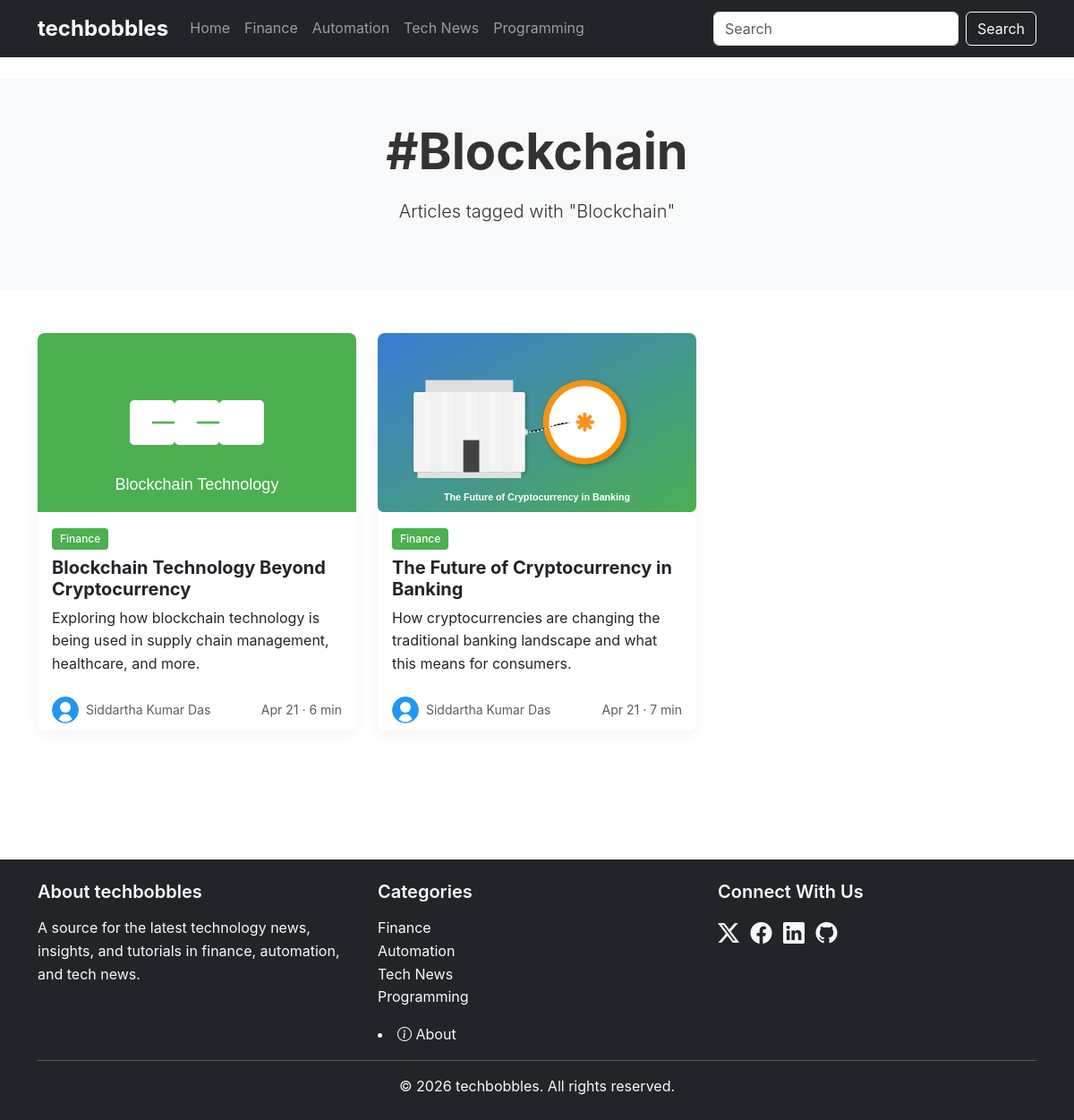
Page /topic/blockchain on the committed database.
### app.py (models this page shows)
class Category(db.Model):
    id = db.Column(db.Integer, primary_key=True)
    name = db.Column(db.String(50), nullable=False)
    slug = db.Column(db.String(50), unique=True, nullable=False)
    description = db.Column(db.String(200))
    color = db.Column(db.String(20))
    posts = db.relationship('Post', backref='category', lazy=True)

class Topic(db.Model):
    id = db.Column(db.Integer, primary_key=True)
    name = db.Column(db.String(50), nullable=False)
    slug = db.Column(db.String(50), unique=True, nullable=False)

class Post(db.Model):
    id = db.Column(db.Integer, primary_key=True)
    title = db.Column(db.String(200), nullable=False)
    slug = db.Column(db.String(200), unique=True, nullable=False)
    excerpt = db.Column(db.Text, nullable=False)
    content = db.Column(db.Text, nullable=False)
    publish_date = db.Column(db.DateTime, nullable=False, default=datetime.utcnow)
    read_time = db.Column(db.Integer, default=5)
    featured = db.Column(db.Boolean, default=False)
    featured_image = db.Column(db.String(200))
    category_id = db.Column(db.Integer, db.ForeignKey('category.id'), nullable=False)
    author_id = db.Column(db.Integer, db.ForeignKey('author.id'), nullable=False)
    topics = db.relationship('Topic', secondary='post_topics', backref=db.backref('posts', lazy='dynamic'))

class Author(db.Model):
    id = db.Column(db.Integer, primary_key=True)
    name = db.Column(db.String(100), nullable=False)
    email = db.Column(db.String(100), unique=True, nullable=False)
    bio = db.Column(db.Text)
    avatar = db.Column(db.String(200))
    posts = db.relationship('Post', backref='author', lazy=True)

### app.py (the view)
@app.route('/topic/<slug>')
def topic(slug):
    topic = Topic.query.filter_by(slug=slug).first_or_404()
    posts = topic.posts.order_by(Post.publish_date.desc()).all()
    return render_template('topic.html',
                           topic=topic,
                           posts=posts)

### app.py (called while the page is built)
@app.context_processor
def inject_now():
    return {'now': datetime.utcnow()}

@app.context_processor
def inject_categories():
    return {'categories': Category.query.all()}

### templates/topic.html (shortened to what this page needs)
{% extends 'base.html' %}
{% block content %}
<section class="py-5 bg-light">
    <div class="container">
        <div class="row justify-content-center">
            <div class="col-md-8 text-center">
                <h1 class="display-4 fw-bold mb-3">#{{ topic.name }}</h1>
                <p class="lead mb-4">Articles tagged with "{{ topic.name }}"</p>
            </div>
        </div>
    </div>
</section>
<section class="py-5">
    <div class="container">
        <div class="row">
            {% for post in posts %}
            <div class="col-md-6 col-lg-4 mb-4">
                <div class="card post-card h-100">
                    <img src="{{ post.featured_image }}" class="card-img-top" alt="{{ post.title }}">
                    <div class="card-body">
                        <div class="mb-2">
                            <span class="badge" style="background-color: {{ post.category.color }}">{{ post.category.name }}</span>
                        </div>
                        <h5 class="card-title">{{ post.title }}</h5>
                        <p class="card-text">{{ post.excerpt | truncate(120) }}</p>
                    </div>
                    <div class="card-footer bg-white border-0">
                        <div class="d-flex justify-content-between align-items-center">
                            <div class="d-flex align-items-center">
                                <img src="{{ post.author.avatar }}" alt="{{ post.author.name }}" class="rounded-circle me-2" width="30" height="30">
                                <small class="text-muted">{{ post.author.name }}</small>
                            </div>
                            <small class="text-muted">{{ post.publish_date.strftime('%b %d') }} · {{ post.read_time }} min</small>
                        </div>
                    </div>
                </div>
            </div>
            {% endfor %}
        </div>
    </div>
</section>
{% endblock %}

### templates/base.html (shortened to what this page needs)
<!DOCTYPE html>
<html lang="en">
<head>
    <link href="https://cdn.jsdelivr.net/npm/bootstrap@5.3.2/dist/css/bootstrap.min.css" rel="stylesheet">
    <link rel="stylesheet" href="https://cdn.jsdelivr.net/npm/bootstrap-icons@1.11.0/font/bootstrap-icons.css">
    <link rel="stylesheet" href="{{ url_for('static', filename='css/styles.css') }}">
</head>
<body>
    <header class="site-header">
        <nav class="navbar navbar-expand-lg navbar-dark bg-dark">
            <div class="container">
                <a class="navbar-brand" href="{{ url_for('home') }}">techbobbles</a>
                <div class="collapse navbar-collapse" id="navbarNav">
                    <ul class="navbar-nav me-auto">
                        <li class="nav-item">
                            <a class="nav-link" href="{{ url_for('home') }}">Home</a>
                        </li>
                        {% for cat in categories %}
                        <li class="nav-item">
                            <a class="nav-link" href="{{ url_for('category', slug=cat.slug) }}">{{ cat.name }}</a>
                        </li>
                        {% endfor %}
                    </ul>
                    <form class="d-flex" role="search" method="get" action="{{ url_for('search') }}">
                        <input class="form-control me-2" type="search" name="q" placeholder="Search" required>
                        <button class="btn btn-outline-light" type="submit">Search</button>
                    </form>
                </div>
            </div>
        </nav>
    </header>
    <main class="py-4">
        {% block content %}{% endblock %}
    </main>
    <footer class="bg-dark text-light py-4 mt-5">
        <div class="container">
            <div class="row">
                <div class="col-md-4">
                    <h5>About techbobbles</h5>
                    <p>A source for the latest technology news, insights, and tutorials in finance, automation, and tech news.</p>
                </div>
                <div class="col-md-4">
                    <h5>Categories</h5>
                    <ul class="list-unstyled">
                        {% for cat in categories %}
                        <li><a href="{{ url_for('category', slug=cat.slug) }}" class="text-light">{{ cat.name }}</a></li>
                        {% endfor %}
                    </ul>
                    <li class="mt-2">
                        <a href="{{ url_for('about') }}" class="text-light">
                            <i class="bi bi-info-circle"></i> About
                        </a>
                    </li>
                </div>
                <div class="col-md-4">
                    <h5>Connect With Us</h5>
                    <div class="social-icons">
                        <a href="https://x.com/vicidas" class="text-light me-2"><i class="bi bi-twitter-x"></i></a>
                        <a href="https://www.facebook.com/siddartha.das" class="text-light me-2"><i class="bi bi-facebook"></i></a>
                        <a href="https://www.linkedin.com/in/siddartha-das-0973544a/" class="text-light me-2"><i class="bi bi-linkedin"></i></a>
                        <a href="https://github.com/siddartha1192/Siddartha" class="text-light"><i class="bi bi-github"></i></a>
                    </div>
                </div>
            </div>
            <hr>
            <p class="text-center mb-0">&copy; {{ now.year }} techbobbles. All rights reserved.</p>
        </div>
    </footer>
</body>
</html>

### static/css/styles.css (style rules this page uses)
:root { --finance-color: #4CAF50; --automation-color: #2196F3; --tech-news-color: #9C27B0; }
body { font-family: 'Inter', -apple-system, BlinkMacSystemFont, 'Segoe UI', Roboto, Oxygen, Ubuntu, Cantarell, 'Open Sans', 'Helvetica Neue', sans-serif; color: #333; line-height: 1.6; padding: 0px; }
a { text-decoration: none; color: #0066cc; transition: color 0.2s; }
.navbar-brand { font-weight: 700; font-size: 1.5rem; }
.post-card { transition: transform 0.3s; box-shadow: 0 5px 15px rgba(0, 0, 0, 0.05); border: none; border-radius: 0.5rem; overflow: hidden; padding: 0px; }
.post-card .card-img-top { height: 200px; object-fit: cover; }
.post-card .card-title { font-weight: 700; }
.post-card .badge { font-weight: 500; }
footer { margin-top: 3rem; }
footer h5 { font-weight: 600; margin-bottom: 1rem; }
.social-icons a { font-size: 1.5rem; margin-right: 1rem; }
.badge { padding: 0.5em 0.75em; font-weight: 500; border-radius: 0.25rem; color: white; }

### rows in the picture
Category: name "Finance"
Category: name "Automation"
Category: name "Tech News"
Category: name "Programming"
Topic: name "Blockchain"
Post: featured_image (picture), category.name "Finance", title "Blockchain Technology Beyond Cryptocurrency", excerpt "Exploring how blockchain technology is being used in supply chain management, healthcare, and more.", author.avatar (picture), author.name "Siddartha Kumar Das", publish_date "Apr 21", read_time "6"
Post: featured_image (picture), category.name "Finance", title "The Future of Cryptocurrency in Banking", excerpt "How cryptocurrencies are changing the traditional banking landscape and what this means for consumers.", author.avatar (picture), author.name "Siddartha Kumar Das", publish_date "Apr 21", read_time "7"
